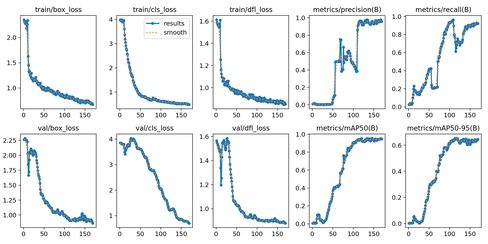
#> input picture pub/figures/supporting information/tab-scheme-seg/results.png, 488 x 244 px, shrunk from 2400 x 1200 before the run, found by its file name
$ python generate_yolo_training.py
#> lines starting #> are read from the running program, lines starting #| are printed output that depends on the picture
import os
from PIL import Image, ImageDraw, ImageFont

def create_training_stack():
    # Model config
    models = [
        "models/yolo11m-fig-seg-0207-nobreaknocharttext/runs/detect/train",
        "models/yolo11m-fig-scatter-0208/runs/detect/train",
        "models/yolo11m-table-seg-0208/runs/detect/train",
        "models/yolo11s-tab-molecule-0207/runs/detect/train"
    ]

    label_text = ["(a)", "(b)", "(c)", "(d)"]
    padding = 40

    images = []
    for i, model_path in enumerate(models):
        img_path = os.path.join(model_path, "results.png")
        if not os.path.exists(img_path):
            print(f"Warning: {img_path} not found.")
            continue

        img = Image.open(img_path)
#> img is the input picture: PIL image 488x244 RGBA; mean R, G, B, A 238.9, 241.4, 243, 255

        # Draw label in top-right corner
        draw = ImageDraw.Draw(img)
        label = label_text[i]

        try:
            # Try to find a font, or fallback to default
            font = ImageFont.truetype("/System/Library/Fonts/Helvetica.ttc", 60)
        except:
            font = ImageFont.load_default()

        # Get text bbox
        text_bbox = draw.textbbox((0, 0), label, font=font)
#> text_bbox = (0, 10, 84, 64)
        text_w = text_bbox[2] - text_bbox[0]
#> text_w = 84
        text_h = text_bbox[3] - text_bbox[1]
#> text_h = 54

        # Position in top-left with a little margin
        margin = 20
        pos = (margin, margin)

        # Optional: draw white background for label if needed for contrast
        # draw.rectangle([pos[0]-5, pos[1]-5, pos[0]+text_w+5, pos[1]+text_h+5], fill="white")

        draw.text(pos, label, fill="black", font=font)
        images.append(img)

    if not images:
        print("No images found. Exiting.")
        return

    # Stack vertically
    total_width = max(img.width for img in images)
    total_height = sum(img.height for img in images) + padding * (len(images) - 1)

    final_img = Image.new("RGB", (total_width, total_height), "white")
#> final_img: PIL image 488x1096 RGB; every value is 255
    current_y = 0
    for img in images:
        # Center horizontally if widths vary (though YOLO results are usually uniform)
        x_offset = (total_width - img.width) // 2
        final_img.paste(img, (x_offset, current_y))
        current_y += img.height + padding
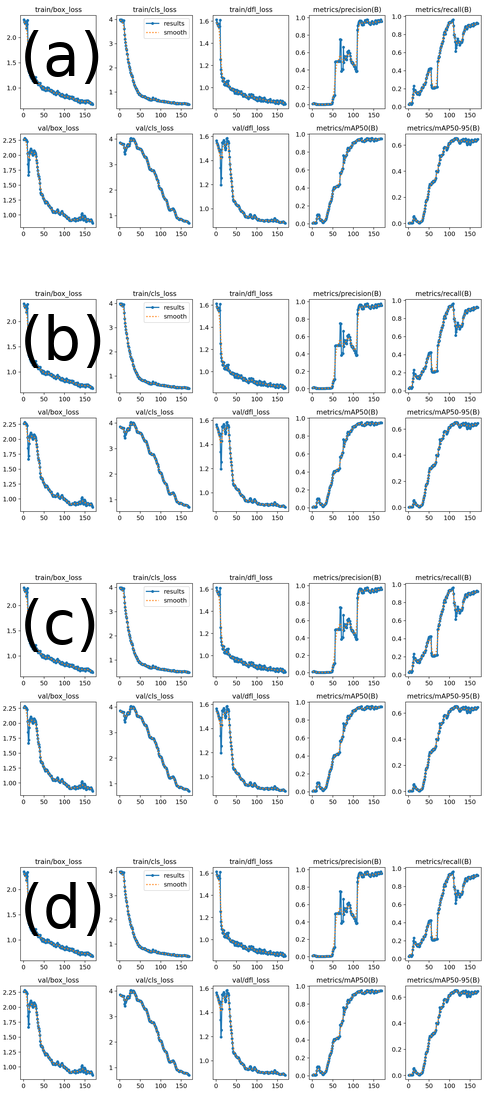
#> final_img: PIL image 488x1096 RGB; mean R, G, B 238.8, 241, 242.3

    # Save output
    output_dir = "pub/figures"
    os.makedirs(output_dir, exist_ok=True)
    output_path = os.path.join(output_dir, "fig-yolo-training.png")
    final_img.save(output_path)
    print(f"Saved training stack to {output_path}")

if __name__ == "__main__":
    create_training_stack()
